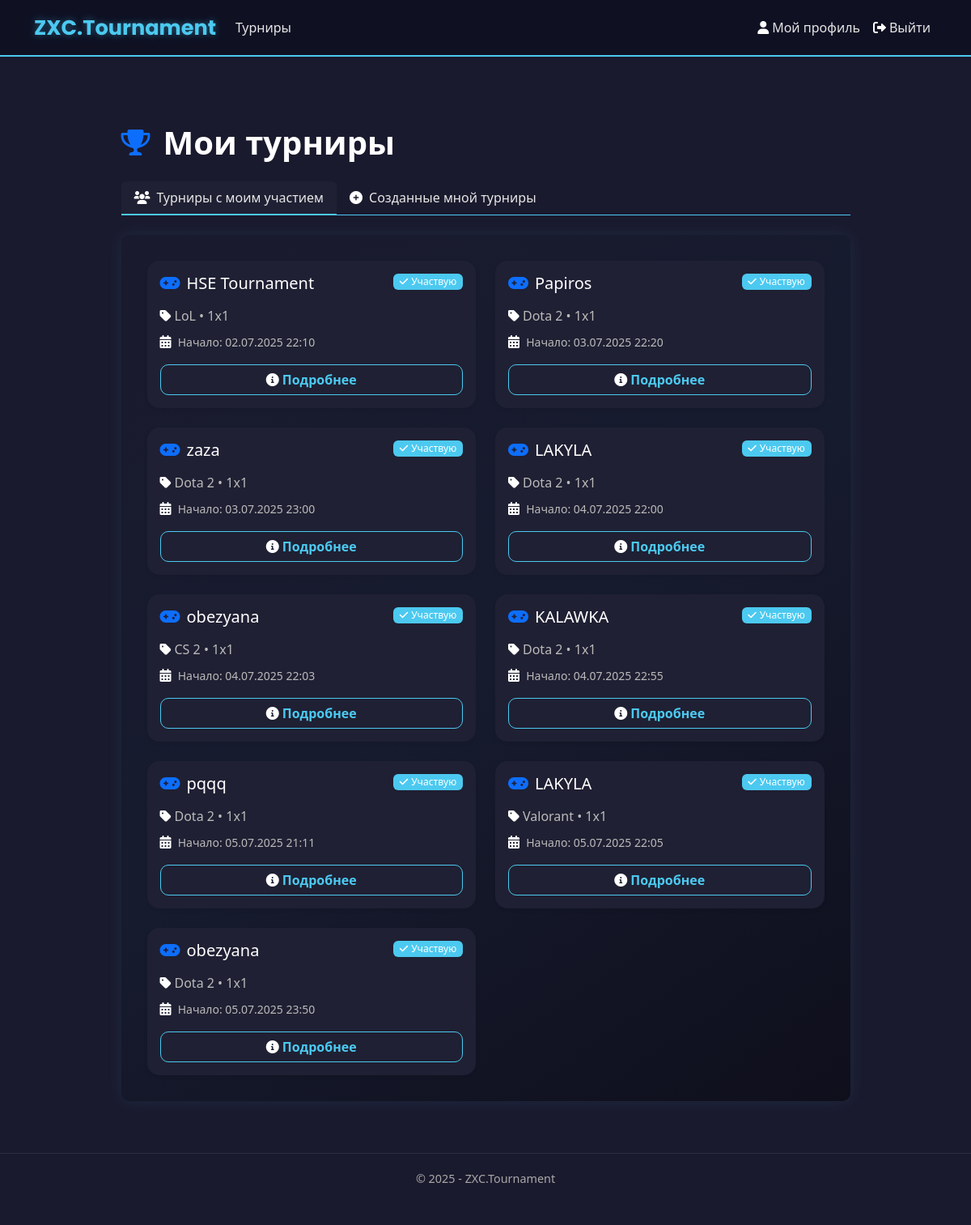
Screenshot of /tournaments/my/ (signed in) with the database file from the repository.
### app/models.py (models this page shows, shortened)
class Tournament(models.Model):
    DISCIPLINE_CHOICES = [
        ('Dota 2', 'Dota 2'),
        ('CS 2', 'CS 2'),
        ('Valorant', 'Valorant'),
        ('LoL', 'League of Legends'),
    ]
    FORMAT_CHOICES = [
        ('1x1', '1x1'),
        ('2x2', '2x2'),
        ('3x3', '3x3'),
        ('5x5', '5x5'),
    ]
    TOURNAMENT_FORMAT_CHOICES = [
        ('single_elimination', 'Single Elimination'),
        ('double_elimination', 'Double Elimination'),
        ('round_robin', 'Round Robin'),
    ]
    TEAM_COUNT_CHOICES = [(i, str(i)) for i in range(2, 513)]
    LOCATION_CHOICES = [
        ('China', 'Китай'),
        ('Western Europe', 'Западная Европа'),
        ('Eastern Europe', 'Восточная Европа'),
        ('Southeast Asia', 'ЮВ Азия'),
        ('North America', 'Северная Америка'),
        ('South America', 'Южная Америка'),
    ]
    name = models.CharField(max_length=50, verbose_name="Название турнира")
    max_teams = models.IntegerField(choices=TEAM_COUNT_CHOICES, verbose_name="Максимальное количество команд")
    start_date = models.DateTimeField(verbose_name="Дата начала")
    discipline = models.CharField(max_length=50, choices=DISCIPLINE_CHOICES, verbose_name="Дисциплина")
    game_format = models.CharField(max_length=50, choices=FORMAT_CHOICES, verbose_name="Формат игры")
    tournament_format = models.CharField(max_length=50, choices=TOURNAMENT_FORMAT_CHOICES, verbose_name="Формат турнира", blank=True, null=True)
    location = models.CharField(max_length=50, choices=LOCATION_CHOICES, verbose_name="Локация")
    description = models.TextField(max_length=1000, verbose_name="Описание", blank=True, null=True)
    creator = models.ForeignKey(User, on_delete=models.CASCADE, verbose_name="Создатель")
    created_at = models.DateTimeField(default=timezone.now, verbose_name="Дата создания")
    is_active = models.BooleanField(default=True, verbose_name="Активный")
    registered_teams = models.ManyToManyField(
        'Team',
        through='TournamentRegistration',
        related_name='tournaments',
        blank=True,
        verbose_name="Зарегистрированные команды"
    )
    class Meta:
        ordering = ['-created_at']
        verbose_name = 'Турнир'
        verbose_name_plural = 'Турниры'
    def registered_teams_count(self):
        return self.registered_teams.count()

### app/views.py (the view)
# urls.py: path('tournaments/my/', views.my_tournaments, name='my_tournaments'),
@login_required
def my_tournaments(request):
    user_teams = Team.objects.filter(Q(captain=request.user) | Q(members=request.user)).distinct()
    participating_tournaments = Tournament.objects.filter(
        registered_teams__in=user_teams,
        is_active=True
    ).order_by('start_date')
    created_tournaments = Tournament.objects.filter(
        creator=request.user,
        is_active=True
    ).order_by('start_date')
    return render(request, 'app/tournaments/my_tournaments.html', {
        'participating_tournaments': participating_tournaments,
        'created_tournaments': created_tournaments,
        'title': 'Мои турниры',
        'year': datetime.now().year,
    })

### app/templates/app/tournaments/my_tournaments.html (shortened to what this page needs)
{% extends "app/layout.html" %}
{% load static %}
{% block content %}
<div class="container mt-5 py-4">
    <div class="row justify-content-center">
        <div class="col-lg-10">
            <div class="d-flex align-items-center mb-4">
                <i class="fas fa-trophy fa-2x text-primary me-3"></i>
                <h1 class="mb-0">Мои турниры</h1>
            </div>
            <ul class="nav nav-tabs mb-4" id="myTournamentsTab" role="tablist">
                <li class="nav-item" role="presentation">
                    <button class="nav-link active" id="participating-tab" data-bs-toggle="tab"
                            data-bs-target="#participating" type="button" role="tab"
                            aria-controls="participating" aria-selected="true">
                        <i class="fas fa-users me-2"></i>Турниры с моим участием
                    </button>
                </li>
                <li class="nav-item" role="presentation">
                    <button class="nav-link" id="created-tab" data-bs-toggle="tab"
                            data-bs-target="#created" type="button" role="tab"
                            aria-controls="created" aria-selected="false">
                        <i class="fas fa-plus-circle me-2"></i>Созданные мной турниры
                    </button>
                </li>
            </ul>
            <div class="tab-content my-tournaments-container" id="myTournamentsTabContent">
                <div class="tab-pane fade show active" id="participating" role="tabpanel"
                     aria-labelledby="participating-tab">
                    {% if participating_tournaments %}
                    <div class="row g-4">
                        {% for tournament in participating_tournaments %}
                        <div class="col-md-6">
                            <div class="card h-100 shadow-sm">
                                <div class="card-body">
                                    <div class="d-flex align-items-start justify-content-between mb-3">
                                        <h5 class="card-title mb-0">
                                            <i class="fas fa-gamepad me-2 text-primary"></i>{{ tournament.name }}
                                        </h5>
                                        <span class="badge bg-success">
                                            <i class="fas fa-check me-1"></i>Участвую
                                        </span>
                                    </div>
                                    <p class="card-text text-muted mb-2">
                                        <i class="fas fa-tag me-1"></i>{{ tournament.discipline }} • {{ tournament.get_game_format_display }}
                                    </p>
                                    <p class="card-text text-muted mb-3">
                                        <i class="fas fa-calendar-alt me-1"></i>
                                        <small>Начало: {{ tournament.start_date|date:"d.m.Y H:i" }}</small>
                                    </p>
                                    <div class="d-grid">
                                        <a href="{% url 'tournament_detail' tournament_id=tournament.id %}"
                                           class="btn btn-outline-primary">
                                            <i class="fas fa-info-circle me-1"></i>Подробнее
                                        </a>
                                    </div>
                                </div>
                            </div>
                        </div>
                        {% endfor %}
                    </div>
                    {% endif %}
                </div>
            </div>
        </div>
    </div>
</div>
{% endblock %}

### static/app/content/site.css (style rules this page uses)
body { padding-top: 10px; padding-bottom: 10px; }
body { background-color: #1a1a2e; color: #e6e6e6; font-family: 'Segoe UI', Tahoma, Geneva, Verdana, sans-serif; }

### app/templates/app/layout.html (style rules this page uses)
.nav-link { color: #e6e6e6 !important; font-weight: 500; transition: color 0.3s ease; }

### app/templates/app/tournaments/my_tournaments.html (style rules this page uses)
.my-tournaments-container { background: linear-gradient(145deg, #1a1a2e, #161b2e, #0f0f1c); border-radius: 10px; padding: 2rem; box-shadow: 0 0 20px rgba(76, 201, 240, 0.1); }
.card { border: none; border-radius: 15px; box-shadow: 0 8px 20px rgba(0, 0, 0, 0.3); background-color: #1f2033; }
h1 { color: #ffffff; font-weight: bold; }
.nav-tabs { --bs-nav-tabs-link-active-bg: #1f2033; --bs-nav-tabs-link-hover-bg: transparent; --bs-nav-tabs-border-color: #4cc9f0; }
.nav-tabs .nav-link { color: #bbbbbb; background: transparent; border: none; border-bottom: 2px solid transparent; transition: all 0.3s ease; }
.nav-tabs .nav-link.active, .nav-tabs .nav-link:focus { color: #4cc9f0; border-bottom-color: #4cc9f0; }
.card-body { color: #ffffff; }
.text-muted { color: #bbbbbb !important; }
i.fas { color: #ffffff; }
.card { transition: transform 0.3s ease; }
.card-title { color: #ffffff; }
.badge.bg-success { background-color: #4cc9f0 !important; font-weight: normal; }
.btn-outline-primary, .btn-outline-secondary { border-color: #4cc9f0; color: #4cc9f0; font-weight: bold; border-radius: 10px; transition: background-color 0.3s ease; }

### rows the page displays
Tournament: name "HSE Tournament", discipline "LoL", game_format "1x1", start_date "02.07.2025 22:10"
Tournament: name "Papiros", discipline "Dota 2", game_format "1x1", start_date "03.07.2025 22:20"
Tournament: name "zaza", discipline "Dota 2", game_format "1x1", start_date "03.07.2025 23:00"
Tournament: name "LAKYLA", discipline "Dota 2", game_format "1x1", start_date "04.07.2025 22:00"
Tournament: name "obezyana", discipline "CS 2", game_format "1x1", start_date "04.07.2025 22:03"
Tournament: name "KALAWKA", discipline "Dota 2", game_format "1x1", start_date "04.07.2025 22:55"
Tournament: name "pqqq", discipline "Dota 2", game_format "1x1", start_date "05.07.2025 21:11"
Tournament: name "LAKYLA", discipline "Valorant", game_format "1x1", start_date "05.07.2025 22:05"
Tournament: name "obezyana", discipline "Dota 2", game_format "1x1", start_date "05.07.2025 23:50"
